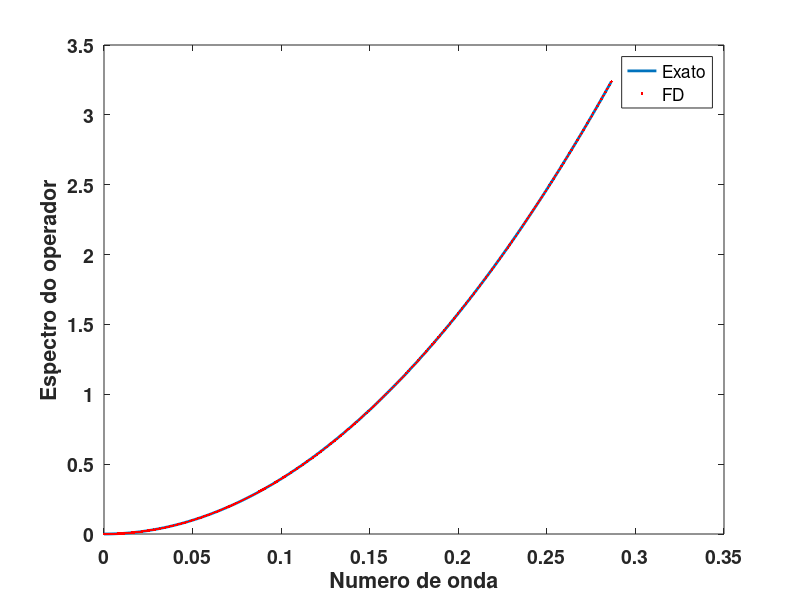
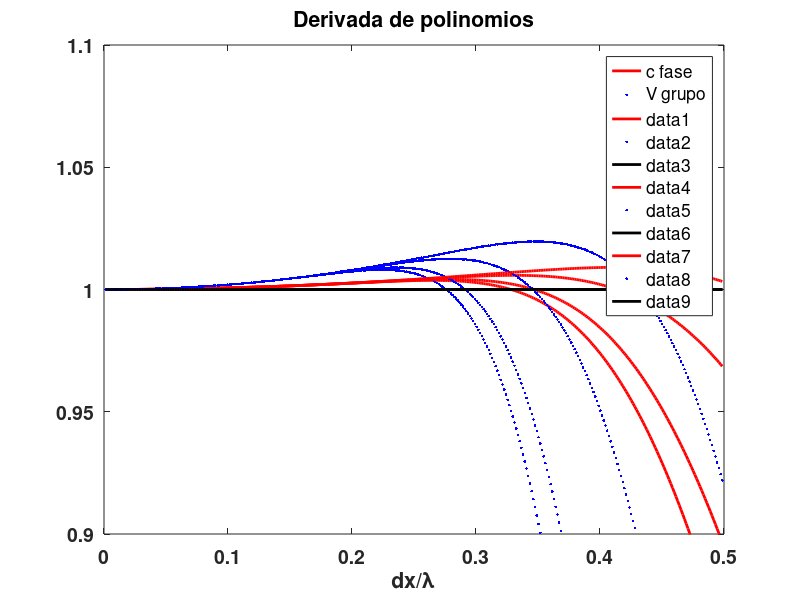
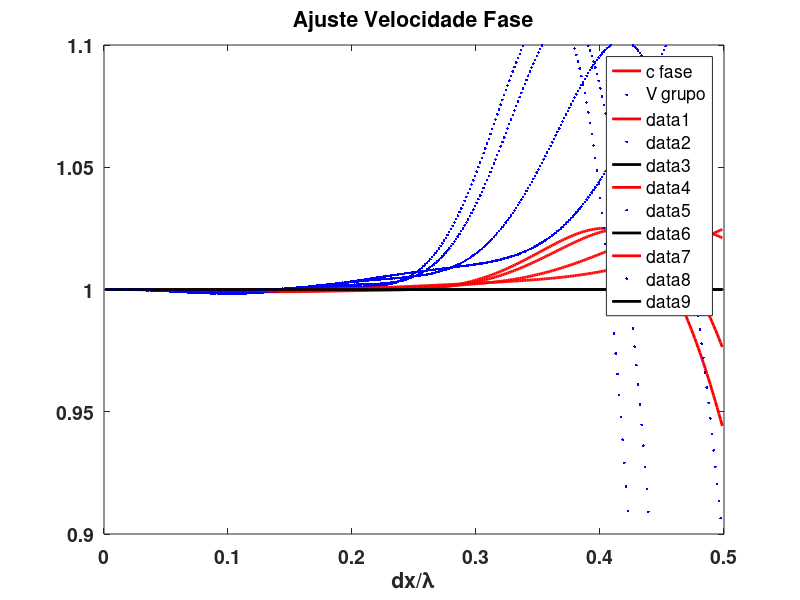
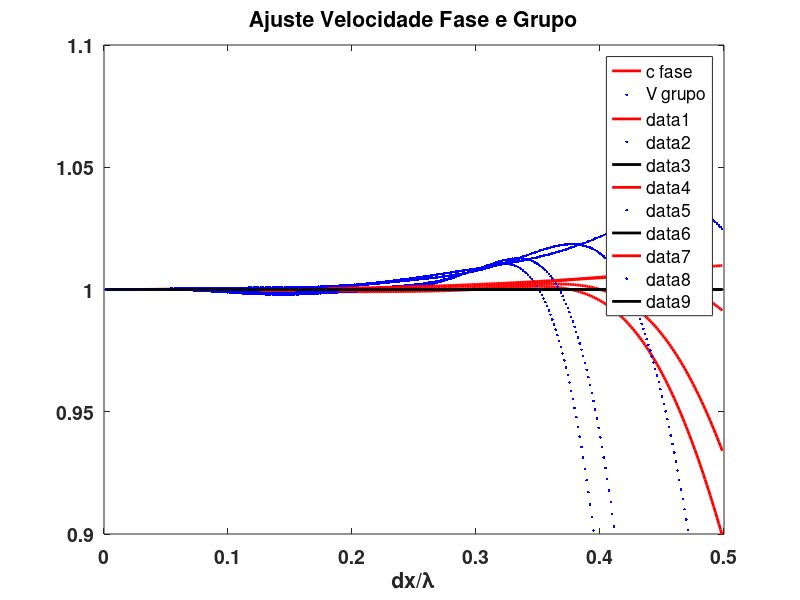

Recreate these plots in MATLAB, in order.
%%%%%%%%%%%%%%%%%%%%%%%%%%%%%%%%%%%%%%%%%%%%%%%%%%%%%%%%%%%%%%%%%%%%%%%%%%
%
% CALCULO DO OPERADOR FD:
%
% Dispersion relation for FD
% approximation of acoustic wave equation
%
% MINI-CURSO:
% Semana de Inverno UNICAMP
%
%%%%%%%%%%%%%%%%%%%%%%%%%%%%%%%%%%%%%%%%%%%%%%%%%%%%%%%%%%%%%%%%%%%%%%%%%%%
%
% Fitting the spectrum of the operator
%
N=7;          % number of independent coefficients
M=256;        % number of samples from spectrum
mu=0.20;
alpha=0.575;

A=zeros(M,N);
b=zeros(M,1);
L=zeros(N+2,N+2);
bp= zeros(N+2,1);
%
% matching spectral properties
%
phi=0.0;
cphi=cos(phi);
sphi=sin(phi);
k=alpha*[0:M-1]'*pi/M;
b=-k.^2;
A(1:M,1) = 1.0;
A(1:M,2:N) = 2.0*cos(k(1:M)*[1:N-1]);
%
L( 1 ,1:N) = A(1:M,1)'*A(1:M,1:N);   L(1,N+2) =-1.0; 
L(2:N,1:N) = A(1:M,2:N)'*A(1:M,1:N); L(2:N,N+1)=-[1:N-1]'.^2; L(2:N,N+2) =-2.0; 
L(N+1,2:N)=[1:N-1].^2; 
L(N+2,1)   = 1.0; L(N+2,2:N)=2.0; 
%
bp(1:N,1)=A'*b;
bp(N+1,1)=1.0;
%
clsk = L \ bp;
%
figure(1),h=plot(k/pi/2,-b,k/pi/2,-A*clsk(1:N),'.r');
set(h,'LineWidth',2);
set(gca,'FontWeight','bold','FontSize',14);
xlabel('Numero de onda');
ylabel('Espectro do operador')
legend('Exato','FD')
%
% Matching fase velocity
%
MM=4*M;
A=zeros(MM,N);
b=zeros(MM,1);
L=zeros(N+2,N+2);
bp= zeros(N+2,1);
phi=[0 pi/12 pi/6 pi/4.0];
%
% matching spectral properties
%
k=0.5*[0:M-1]'*pi/M;
%b=-k.^2;
M0=-M+1;
M1=0;
for ip=1:4
M0=M0+M;
M1=M1+M;
cphi=cos(phi(ip));
sphi=sin(phi(ip));
Wa = cphi*cphi*sqrt(1+(k/max(k)).^2);
%Wa = cphi^2;
b(M0:M1)=-2.0*diag(Wa)*(sin(k*mu/2)/mu).^2;
A(M0:M1,1) = Wa;
A(M0:M1,2:N) = diag(Wa)*(cos(cphi*k(1:M)*[1:N-1])+cos(sphi*k(1:M)*[1:N-1]));
end
%
L( 1 ,1:N) = A(1:MM,1)'*A(1:MM,1:N);   L(1,N+2) =-1.0; 
L(2:N,1:N) = A(1:MM,2:N)'*A(1:MM,1:N); L(2:N,N+1)=-[1:N-1]'.^2; L(2:N,N+2) =-2.0; 
L(N+1,2:N)=[1:N-1].^2; 
L(N+2,1)   = 1.0; L(N+2,2:N)=2.0; 
%
bp(1:N,1)=A'*b;
bp(N+1,1)=1.0;
%
clsc = L \ bp;
%
% Matching phase and group
%
MM=8*M;
A=zeros(MM,N);
b=zeros(MM,1);
L=zeros(N+2,N+2);
bp= zeros(N+2,1);
ein=ones(M,1);
%
k=0.5*[0:M-1]'*pi/M;
%b=-k.^2;
M0=-M+1;
M1=0;

for ip=1:4
M0=M0+M;
M1=M1+M;
cphi=cos(phi(ip));
sphi=sin(phi(ip));
Wa = cphi*cphi*sqrt(1+(k/max(k)).^2);
b(M0:M1)     =-2.0*diag(Wa)*(sin(k*mu/2)/mu).^2;
A(M0:M1,1)   = Wa;
A(M0:M1,2:N) = diag(Wa)*(cos(cphi*k(1:M)*[1:N-1])+cos(sphi*k(1:M)*[1:N-1]));
%
M0=M0+M;
M1=M1+M;
Wa = cphi;
b(M0:M1)     = diag(Wa)*(sin(k*mu)/mu);
A(M0:M1,1)   = 0.0;
A(M0:M1,2:N) = diag(Wa)*(cphi*sin(cphi*k(1:M)*[1:N-1])+sphi*sin(sphi*k(1:M)*[1:N-1])).*(ein*[1:N-1]);
end
%
L( 1 ,1:N) = A(1:MM,1)'*A(1:MM,1:N);   L(1,N+2) =-1.0; 
L(2:N,1:N) = A(1:MM,2:N)'*A(1:MM,1:N); L(2:N,N+1)=-[1:N-1]'.^2; L(2:N,N+2) =-2.0; 
L(N+1,2:N) = [1:N-1].^2; 
L(N+2,1)   = 1.0; L(N+2,2:N)=2.0; 
%
bp(1:N,1)=A'*b;
bp(N+1,1)=1.0;
%
clscv = L \ bp;
%
% Matching Polynomial derivatives 
%
A=zeros(N,N);
b=zeros(N,1);
b(2)=1.0;
A(1:1) = 0.5;
A(1,2:N) = 1.0;
for m=2:N
    A(m,2:N) = ([1:N-1]).^(2*(m-1)); 
end
c = A \ b;
%
% Dispersion analysis
%
Nd=360;
wn=[1:Nd]'*pi/(Nd+1);
kn=[1:Nd]'*pi/(Nd+1);
cfd=0.0*kn;vg=0.0*kn;
ein=ones(Nd,1);

d = c;
for ip=1:4
cphi=cos(phi(ip));
sphi=sin(phi(ip));
%
% phase velocity
%
cfd = (2.0/mu)*asin(sqrt(-0.5*mu*mu*(d(1)*ein + ...
                    cos(kn*cphi*[1:N-1])*d(2:N) + ...
                    cos(kn*sphi*[1:N-1])*d(2:N) ))) ./ kn;
%
% group velocity
%
vg = mu*sqrt((sin(kn*cphi*[1:N-1])*(d(2:N).*[1:N-1]')).^2 + ...
             (sin(kn*sphi*[1:N-1])*(d(2:N).*[1:N-1]')).^2 ) ./ sin(mu*cfd.*kn);

figure(2),h=plot(kn/pi/2,cfd,'r',kn/pi/2,vg,'.b',kn/pi/2,ein,'k');axis([0 0.5 0.90 1.10]);
set(h,'LineWidth',2);
if ip == 1
  set(gca,'FontWeight','bold','FontSize',14);
  xlabel('dx/\lambda');
  legend('c fase','V grupo')
  hold on
end 
end
hold off;
title('Derivada de polinomios')
%
%
%
d = clsc(1:N);

for ip=1:4
cphi=cos(phi(ip));
sphi=sin(phi(ip));
%
% phase velocity
%
cfd = (2.0/mu)*asin(sqrt(-0.5*mu*mu*(d(1)*ein + ...
                    cos(kn*cphi*[1:N-1])*d(2:N) + ...
                    cos(kn*sphi*[1:N-1])*d(2:N) ))) ./ kn;
%
% group velocity
%
vg = mu*sqrt((sin(kn*cphi*[1:N-1])*(d(2:N).*[1:N-1]')).^2 + ...
             (sin(kn*sphi*[1:N-1])*(d(2:N).*[1:N-1]')).^2 ) ./ sin(mu*cfd.*kn);
figure(3),h=plot(kn/pi/2,cfd,'r',kn/pi/2,vg,'.b',kn/pi/2,ein,'k');axis([0 0.5 0.90 1.10]);
set(h,'LineWidth',2);

if ip == 1
  set(gca,'FontWeight','bold','FontSize',14);
  xlabel('dx/\lambda');
  legend('c fase','V grupo')
  hold on
end 
end
title('Ajuste Velocidade Fase')
hold off;
%
%
%
d = clscv(1:N);
d1=0*d;
d1(N)=sqrt(abs(d(N)));
d1(N-1)=-0.5*d(N-1)/d1(N);
for j=2:N-1
    aux=0.0;
    for iconv=1:j-1
        aux=aux+d1(N-iconv)*d1(N+iconv-j);
    end
    d1(N-j)=-0.5*(d(N-j)+aux)/d1(N);
end
scale=sqrt(0.5*abs(d(1))/dot(d1,d1));
d1=scale*d1;


for ip=1:4
cphi=cos(phi(ip));
sphi=sin(phi(ip));
%
% phase velocity
%
cfd = (2.0/mu)*asin(sqrt(-0.5*mu*mu*(d(1)*ein + ...
                    cos(kn*cphi*[1:N-1])*d(2:N) + ...
                    cos(kn*sphi*[1:N-1])*d(2:N) ))) ./ kn;
%
% group velocity
%
vg = mu*sqrt((sin(kn*cphi*[1:N-1])*(d(2:N).*[1:N-1]')).^2 + ...
             (sin(kn*sphi*[1:N-1])*(d(2:N).*[1:N-1]')).^2 ) ./ sin(mu*cfd.*kn);
figure(4),h=plot(kn/pi/2,cfd,'r',kn/pi/2,vg,'.b',kn/pi/2,ein,'k');axis([0 0.5 0.90 1.10]);
set(h,'LineWidth',2);

if ip == 1
  set(gca,'FontWeight','bold','FontSize',14);
  xlabel('dx/\lambda');
  legend('c fase','V grupo')
  hold on
end 
end
title('Ajuste Velocidade Fase e Grupo')
hold off;

d = clsc(1:N);
d1=0*d;
d1(N)=sqrt(abs(d(N)));
d1(N-1)=-0.5*d(N-1)/d1(N);
for j=2:N-1
    aux=0.0;
    for iconv=1:j-1
        aux=aux+d1(N-iconv)*d1(N+iconv-j);
    end
    d1(N-j)=-0.5*(d(N-j)+aux)/d1(N);
end
d1clsc=sqrt(0.5*abs(d(1))/dot(d1,d1))*d1;

d = clscv(1:N);
d1=0*d;
d1(N)=sqrt(abs(d(N)));
d1(N-1)=-0.5*d(N-1)/d1(N);
for j=2:N-1
    aux=0.0;
    for iconv=1:j-1
        aux=aux+d1(N-iconv)*d1(N+iconv-j);
    end
    d1(N-j)=-0.5*(d(N-j)+aux)/d1(N);
end
d1clscv=sqrt(0.5*abs(d(1))/dot(d1,d1))*d1;


coef=[1 2.0*cos([1:N-1]*pi*sqrt(3.0)/3.0)];
disper2d= sqrt(-2.0/dot(coef,clscv(1:N)))

mu/disper2d

